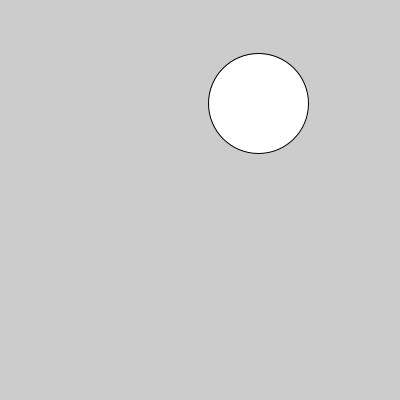
Frame 1 (no input)
Frame 60 (the mouse pressed at the canvas centre just before this capture): identical to frame 1, image omitted
Frame 120 (the mouse held since frame 60 and released just before this capture): identical to frame 1, image omitted

The Processing sketch that drew this single still picture (run headless with seeded random() and noise(); from frame 60 on, the mouse is pressed at the canvas centre):

// Processing sketch: firstFxn
// ── firstFxn.pde
void setup() {
  size(400, 400);
  println("setup call");
  myFirstFxn();
}

void draw() {
}


void keyPressed() {
  println("keypress call");
  myFirstFxn();
}

void myFirstFxn() {
  ellipse(random(width), random(height), 100, 100);
}
